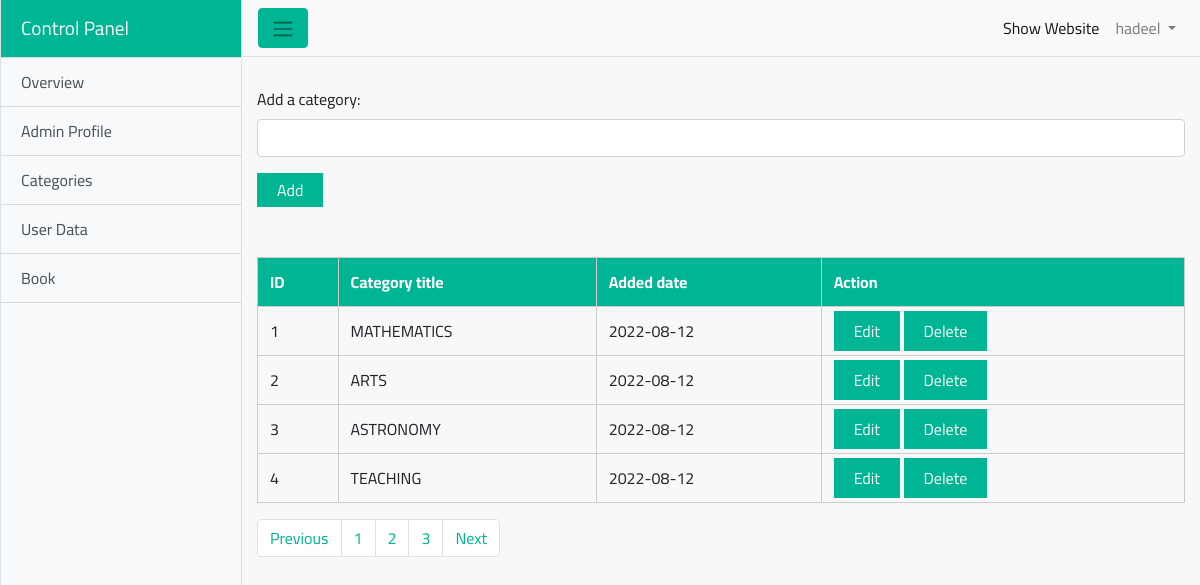
The app's page /dashboard/categories.php (signed in) with its own data.
### tables this page shows
CREATE TABLE `categories` (
  `id` int(100) NOT NULL,
  `categoryName` varchar(100) NOT NULL,
  `categoryDate` date NOT NULL DEFAULT current_timestamp()
);

### dashboard/categories.php (the view, shortened to what this page needs)
<?php
include 'include/connection.php';
include 'include/header.php';
if (!isset($_SESSION['adminInfo'])) {
  header('Location:index.php');
  exit;
} else {
?>
  <div class="container-fluid">
    <div class="categories">
      <div class="add-cat">
        <form action="<?php echo $_SERVER['PHP_SELF']; ?>" method="POST">
          <div class="form-group">
            <label for="cat">Add a category:</label>
            <input type="text" id="cat" class="form-control" name="category">
          </div>
          <button class="custom-btn">Add</button>
        </form>
      </div>
      <div class="show-cat">
        <table class="table">
          <thead class="thead-dark">
            <tr>
              <th scope="col">ID</th>
              <th scope="col">Category title</th>
              <th scope="col">Added date</th>
              <th scope="col">Action</th>
            </tr>
          </thead>
          <tbody>
            <?php
            if (isset($_GET['page'])) {
              $page = $_GET['page'];
            } else {
              $page = 1;
            }
            $limit = 4;
            $start = ($page - 1) * $limit;
            $query = "SELECT * FROM categories ORDER BY id DESC LIMIT $start, $limit";
            $res = mysqli_query($con, $query);
            $sNo = 0;
            while ($row = mysqli_fetch_assoc($res)) {
              $sNo++;
            ?>
              <tr>
                <td><?php echo $sNo; ?></td>
                <td><?php echo $row['categoryName']; ?></td>
                <td><?php echo $row['categoryDate']; ?></td>
                <td>
                  <a href="edit-cat.php?id=<?php echo $row['id']; ?>" class="custom-btn">Edit</a>
                  <a href="categories.php?id=<?php echo $row['id']; ?>" class="custom-btn confirm">Delete</a>
                </td>
              </tr>
            <?php
            }
            ?>
          </tbody>
        </table>
        <?php
        $query = "SELECT * FROM categories";
        $result = mysqli_query($con, $query);
        $total_cat = mysqli_num_rows($result);
        $total_pages = ceil($total_cat / $limit);
        ?>
        <nav aria-label="Page navigation example">
          <ul class="pagination">
            <li class="page-item"><a class="page-link" href="categories.php?page=<?php if (($page - 1) > 0) {
                                                                                    echo  $page - 1;
                                                                                  } else {
                                                                                    echo 1;
                                                                                  }
                                                                                  ?>">Previous</a></li>
            <?php
            for ($i = 1; $i <= $total_pages; $i++) {
            ?>
              <li class="page-item"><a class="page-link" href="categories.php?page=<?php echo $i; ?>"><?php echo $i; ?></a></li>
            <?php
            }
            ?>
            <li class="page-item"><a class="page-link" href="categories.php?page=<?php
                                                                                  if (($page + 1) < $total_pages) {
                                                                                    echo $page + 1;
                                                                                  } elseif (($page + 1) >= $total_pages) {
                                                                                    echo $total_pages;
                                                                                  }
                                                                                  ?>">Next</a></li>
          </ul>
        </nav>
      </div>
    </div>
  </div>
  </div>
  <?php
  include 'include/footer.php';
  ?>
<?php
}
?>

### dashboard/include/header.php (shortened to what this page needs)
<!DOCTYPE html>
<html lang="en">
<head>
  <link rel="stylesheet" href="css/bootstrap.min.css">
  <link rel="stylesheet" href="css/custom.css">
</head>
<body>
  <div class="d-flex" id="wrapper">
    <div class="bg-light border-right" id="sidebar-wrapper">
      <div class="sidebar-heading">Control Panel</div>
      <div class="list-group list-group-flush">
        <a href="dashboard.php" class="list-group-item list-group-item-action bg-light">Overview</a>
        <a href="profile.php" class="list-group-item list-group-item-action bg-light">Admin Profile</a>
        <a href="categories.php" class="list-group-item list-group-item-action bg-light">Categories</a>
	      <a href="user.php" class="list-group-item list-group-item-action bg-light">User Data</a>
        <a href="#" class="list-group-item list-group-item-action bg-light" data-toggle="collapse" data-target="#menu">Book</a>
      </div>
    </div>
    <div id="page-content-wrapper">
      <nav class="navbar navbar-expand-lg navbar-light bg-light border-bottom">
        <button class="btn btn-primary" id="menu-toggle"><span class="navbar-toggler-icon"></span></button>
        <div class="collapse navbar-collapse" id="navbarSupportedContent">
          <ul class="navbar-nav ml-auto mt-2 mt-lg-0">
            <li class="nav-item active">
              <a class="nav-link" href="../index.php" target="_blank">Show Website<span class="sr-only">(current)</span></a>
            </li>
            <li class="nav-item dropdown">
              <a class="nav-link dropdown-toggle" href="#" id="navbarDropdown" role="button" data-toggle="dropdown" aria-haspopup="true" aria-expanded="false">
                <?php
                $query = "SELECT adminName FROM admin";
                $result = mysqli_query($con, $query);
                $row = mysqli_fetch_assoc($result);
                echo $row['adminName'];
                ?>
              </a>
            </li>
          </ul>
        </div>
      </nav>

### dashboard/css/custom.css (style rules this page uses)
:root { --light-green: #00b593; }
.custom-btn { padding: 5px 20px; background: var(--light-green); color: #f8f8f8; border: none; }
body { overflow-x: hidden; font-family: janna lt; font-family: "Cairo", sans-serif; }
#sidebar-wrapper { min-height: 100vh; margin-left: -15rem; -webkit-transition: margin 0.25s ease-out; -moz-transition: margin 0.25s ease-out; -o-transition: margin 0.25s ease-out; transition: margin 0.25s ease-out; }
.border-right { border-left: 1px solid #dee2e6 !important; }
#sidebar-wrapper .sidebar-heading { padding: 0.875rem 1.25rem; font-size: 1.2rem; background: var(--light-green); color: #f8f8f8; }
#sidebar-wrapper .list-group { width: 15rem; }
#page-content-wrapper { min-width: 100vw; }
#page-content-wrapper .btn-primary { background-color: var(--light-green) !important; border-color: var(--light-green); }
@media (min-width: 768px) { #sidebar-wrapper { margin-left: 0; } }
@media (min-width: 768px) { #page-content-wrapper { min-width: 0; width: 100%; background: #f8f8f8; } }
.categories { margin-top: 30px; margin-bottom: 30px; }
.show-cat { margin-top: 50px; }
.table .thead-dark th { color: #fff; background-color: var(--light-green); border: 1px solid #ccc; }
.table td, .table tr { border: 1px solid #ccc; }
a.page-link { color: var(--light-green); }

### records on screen
categories: categoryName "MATHEMATICS", categoryDate "2022-08-12"
categories: categoryName "ARTS", categoryDate "2022-08-12"
categories: categoryName "ASTRONOMY", categoryDate "2022-08-12"
categories: categoryName "TEACHING", categoryDate "2022-08-12"

### other values on screen
$row['adminName'] "hadeel"
